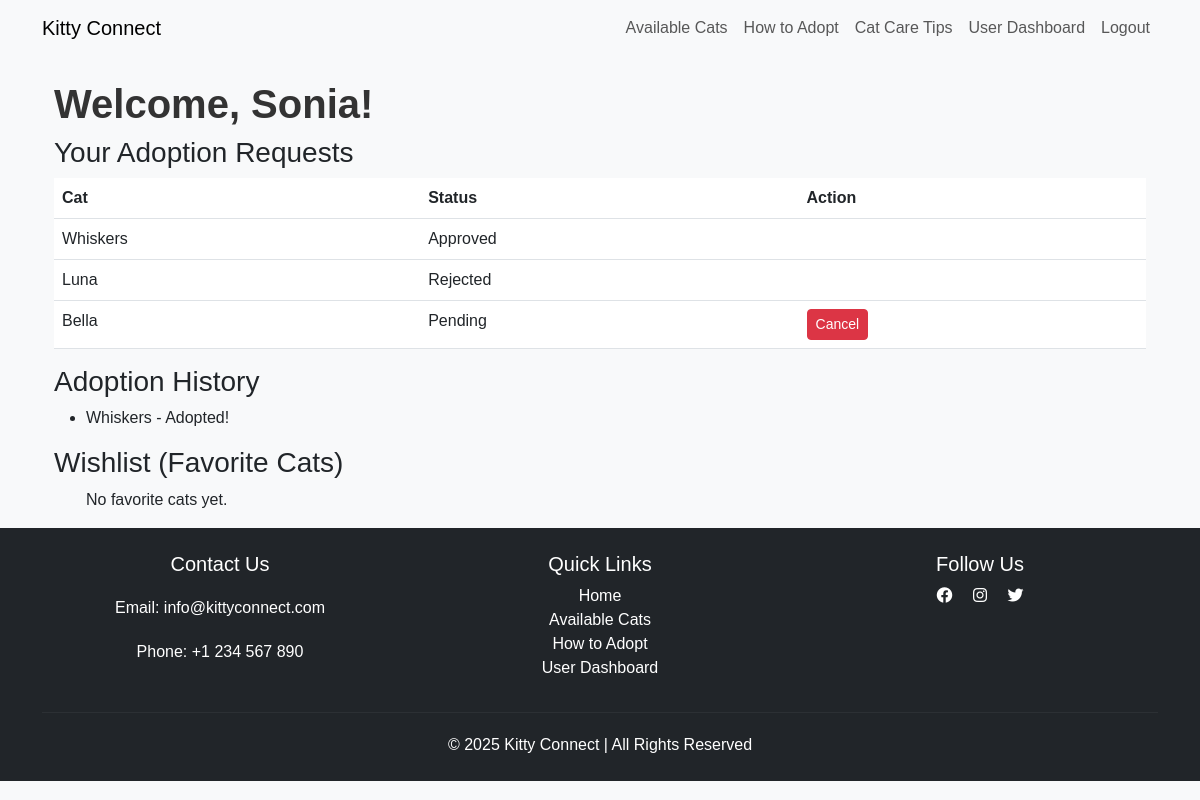
/account/dashboard/ (signed in), run on an earlier commit of the app's database.
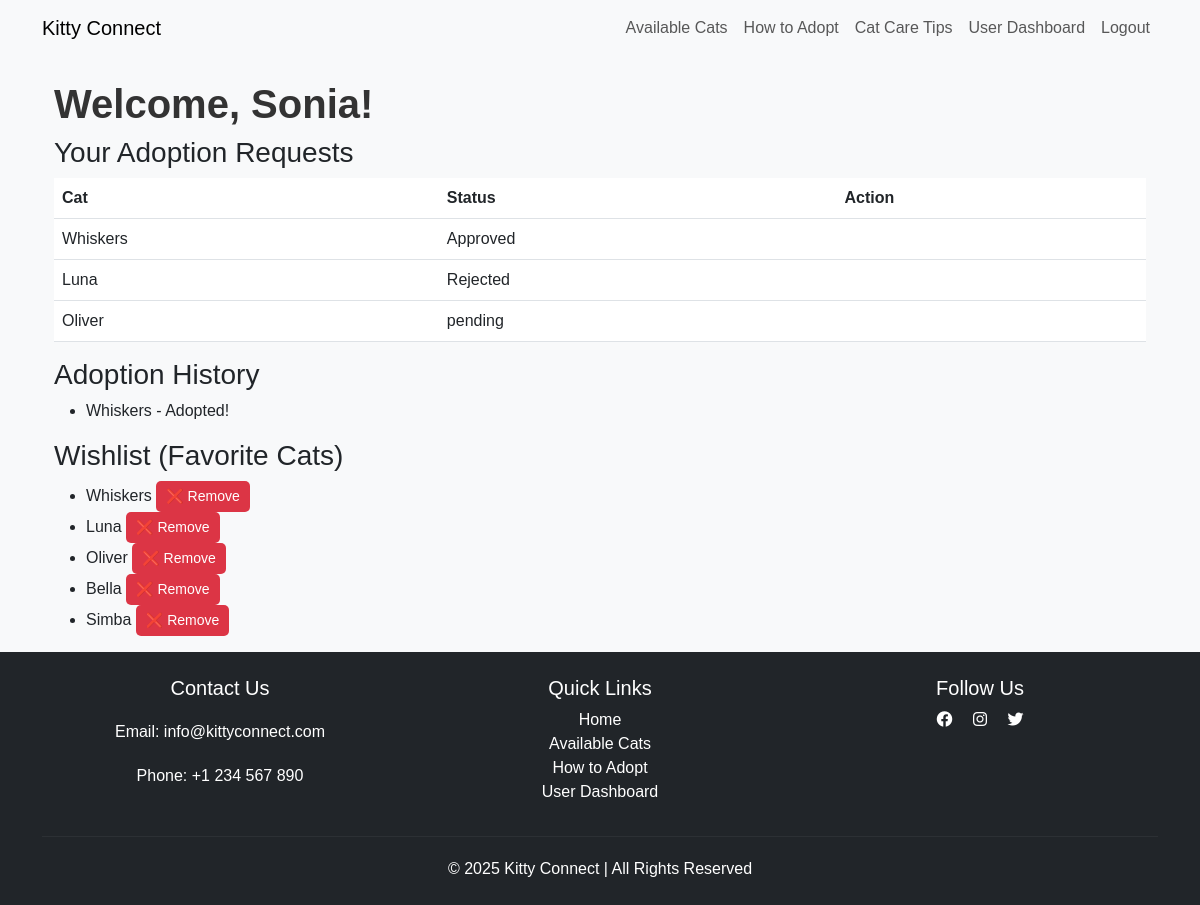
And on a later commit of the database.
### adoption/models.py (models this page shows, shortened)
class AdoptionRequest(models.Model):
    STATUS_CHOICES = [
        ('pending', 'Pending'),
        ('approved', 'Approved'),
        ('rejected', 'Rejected'),
    ]
    user = models.ForeignKey(User, on_delete=models.CASCADE)
    cat = models.ForeignKey(Cat, on_delete=models.CASCADE)
    message = models.TextField(blank=True, null=True)  # ✅ Add message field
    status = models.CharField(max_length=10, choices=STATUS_CHOICES, default='pending')
    request_date = models.DateTimeField(auto_now_add=True)

### cat/models.py (models this page shows, shortened)
class Cat(models.Model):
    name = models.CharField(max_length=50)
    age = models.IntegerField()
    breed = models.CharField(max_length=100)
    image = models.ImageField(upload_to='cat_images/', null=True, blank=True)
    description = models.TextField()
    available = models.BooleanField(default=True)

### account/models.py (models this page shows, shortened)
class Favorite(models.Model):
    user = models.ForeignKey(User, on_delete=models.CASCADE, related_name="favorites")
    cat = models.ForeignKey(Cat, on_delete=models.CASCADE)
    class Meta:
        unique_together = ("user", "cat")  # Prevent duplicate favorites

### account/views.py (the view)
# urls.py: path("dashboard/", user_dashboard, name="dashboard"),
@login_required
def user_dashboard(request):
    user = request.user
    adoption_requests = AdoptionRequest.objects.filter(user=user)
    adopted_cats = adoption_requests.filter(status="Approved")
    favorite_cats = Favorite.objects.filter(user=user).select_related("cat")
    return render(request, "account/dashboard.html", {
        "adoption_requests": adoption_requests,
        "adopted_cats": adopted_cats,
        "favorite_cats": favorite_cats,
    })

### account/templates/account/dashboard.html (shortened to what this page needs)
{% extends 'base.html' %}
{% block content %}
<div class="container mt-4">
    <h2>Welcome, {{ user.username }}!</h2>
    <h3>Your Adoption Requests</h3>
    <table class="table">
        <thead>
            <tr>
                <th>Cat</th>
                <th>Status</th>
                <th>Action</th>
            </tr>
        </thead>
        <tbody>
            {% for request in adoption_requests %}
                <tr>
                    <td>{{ request.cat.name }}</td>
                    <td>{{ request.status }}</td>
                    <td>
                        {% if request.status == "Pending" %}
                            <form action="{% url 'adoption_request_cancel' request.id %}" method="post">
                                <button type="submit" class="btn btn-danger btn-sm">Cancel</button>
                            </form>
                        {% endif %}
                    </td>
                </tr>
            {% endfor %}
        </tbody>
    </table>
    <h3>Adoption History</h3>
    <ul>
        {% for cat in adopted_cats %}
            <li>{{ cat.cat.name }} - Adopted!</li>
        {% empty %}
            <p>No past adoptions.</p>
        {% endfor %}
    </ul>
    <h3>Wishlist (Favorite Cats)</h3>
    <ul>
        {% for favorite in favorite_cats %}
            <li>
                {{ favorite.cat.name }}
                <form action="{% url 'remove_from_favorites' favorite.cat.id %}" method="post" style="display:inline;">
                    <button type="submit" class="btn btn-sm btn-danger remove-favorite-btn">
                        ❌ Remove
                    </button>
                </form>
            </li>
        {% empty %}
            <p>No favorite cats yet.</p>
        {% endfor %}
    </ul>
</div>
{% endblock %}

What changed in the data, as far as the page shows it:
removed AdoptionRequest: cat.name "Bella", status "Pending", shows "Cancel", shown under "Your Adoption Requests"
added AdoptionRequest: cat.name "Oliver", status "pending", shown under "Your Adoption Requests"
added Favorite: cat.name "Whiskers"
added Favorite: cat.name "Luna"
added Favorite: cat.name "Oliver"
added Favorite: cat.name "Bella"
added Favorite: cat.name "Simba"
Also different on the page:
text no longer shown: "No favorite cats yet."
